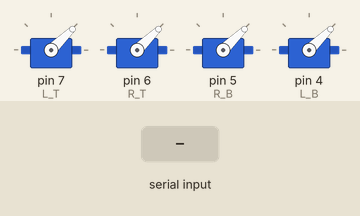
This sketch was run on a simulated Arduino Uno, built with avr-gcc and run on an emulated ATmega328P. Parts: 4 × servo. The inputs (shaded band) are chosen by the test bench. What the sketch prints to the serial monitor is not drawn.

Above: at 6.2 s.
6.3 s: "30,150\n" received over the second serial link
Timing chart, 0 to 9.3 s (numbered marks = the images above; inputs shaded):
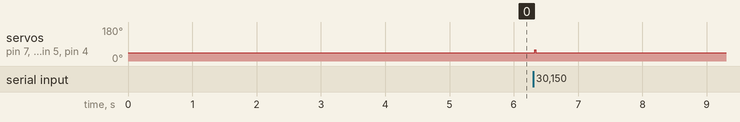

The sketch:

basic_motor_control.ino
```cpp
#include <SoftwareSerial.h>
#define ESP8266_RX   8
#define ESP8266_TX   3
SoftwareSerial ESPserial(ESP8266_RX, ESP8266_TX);

#include <Servo.h>
Servo R_T;
Servo R_B;
Servo L_T;
Servo L_B;

#define HIGH_THRUST 1150
#define MIN_THRUST 1000

void setup() {
  Serial.begin(19200);
  ESPserial.begin(9600);

  L_T.attach(7);
  R_T.attach(6);
  R_B.attach(5);
  L_B.attach(4);

  Serial.println("waiting...");

  Serial.println("go!");

  L_T.writeMicroseconds(1000);
  R_T.writeMicroseconds(1000);
  L_B.writeMicroseconds(1000);
  R_B.writeMicroseconds(1000);
  delay(5000);
  Serial.println("ready"); // so I can keep track of what is loaded
}

void loop() {

    if (ESPserial.available()){
      int hello = ESPserial.read()-48;
      Serial.print("Receiving: ");
      Serial.println(hello);
      int n;

      if (hello == 1) {
        n = HIGH_THRUST;
       } else {
        n = MIN_THRUST;
      }

      Serial.print("Writing: ");
      Serial.println(n);

      L_T.writeMicroseconds(n);
      L_B.writeMicroseconds(n);
      R_T.writeMicroseconds(n);
      R_B.writeMicroseconds(n);
    }

}
```

Measured:
- after the input at 6.3 s, servo on pin 7 (L_T), servo on pin 6 (R_T), servo on pin 5 (R_B), servo on pin 4 (L_B): 44° → 59° at once, → 44° 0.02 s later
